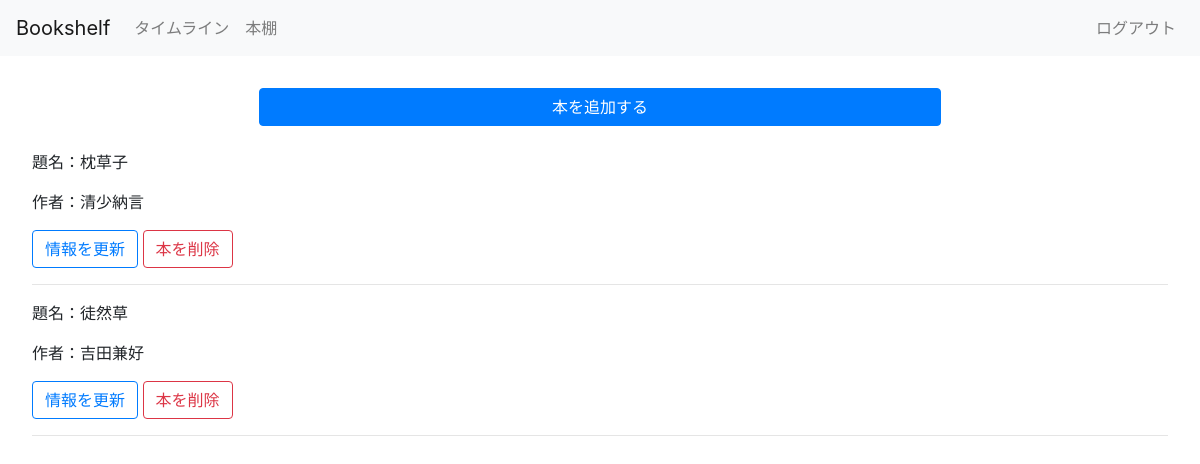
Before: /bookshelf/ (signed in) with the older database file.
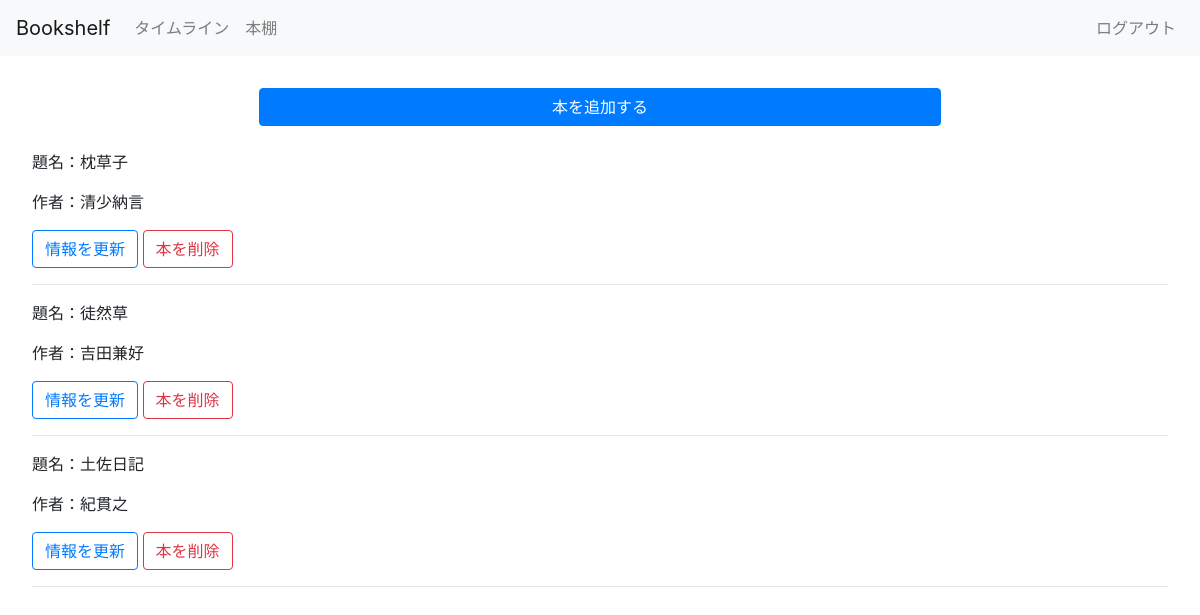
After: the same page with the newer database file.
### main.py (models this page shows, shortened)
class Book(db.Model):
    id = db.Column(db.Integer, primary_key=True)
    title = db.Column(db.String(100), nullable=False)
    book_author = db.Column(db.String(100), nullable=False)
    user_id = db.Column(db.Integer, db.ForeignKey('user.id'), nullable=False)

### main.py (the view)
@ app.route("/bookshelf/")
@login_required
def bookshelf():  # 本棚(本一覧)を表示
    Books = Book.query.filter_by(author=current_user).all()
    return render_template("bookshelf.html", Books=Books)

### main.py (called while the page is built)
@login_manager.user_loader
def load_user(user_id):
    return User.query.get(int(user_id))

### templates/bookshelf.html (shortened to what this page needs)
{% extends "base.html" %}
{% block head %} <title>Bookshelf</title>
<link rel="stylesheet" href="{{url_for('static',filename = 'main.css')}}">{% endblock %}
{% block body %}
<main>
    <a class="btn btn-primary d-flex justify-content-center add" href="{{ url_for('add_book') }}">本を追加する</a>
    <br>
    {% for book in Books %}
    <p>題名：{{book.title}}</p>
    <p>作者：{{book.book_author}}</p>
    <a class="btn btn-outline-primary" href="{{ url_for('update_book', book_id = book.id) }}">情報を更新</a>
    <a class="btn btn-outline-danger" href="{{ url_for('delete_book', book_id = book.id) }}">本を削除</a>
    <hr>
    {% endfor %}
</main>
{% endblock %}

Changed rows visible on the page:
added Book: title "土佐日記", book_author "紀貫之"
